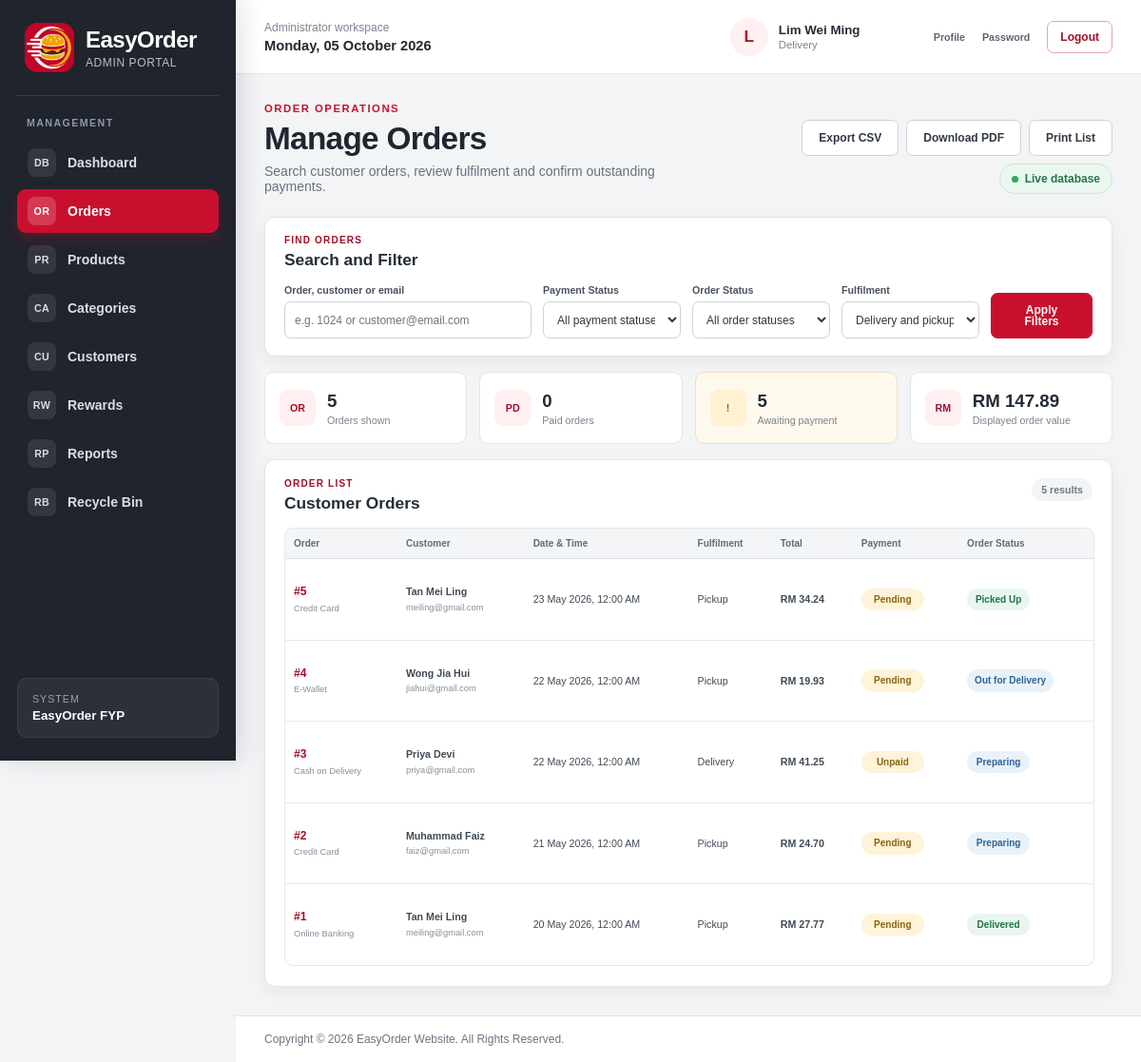
The app's page /admin_order.php (signed in), older data.
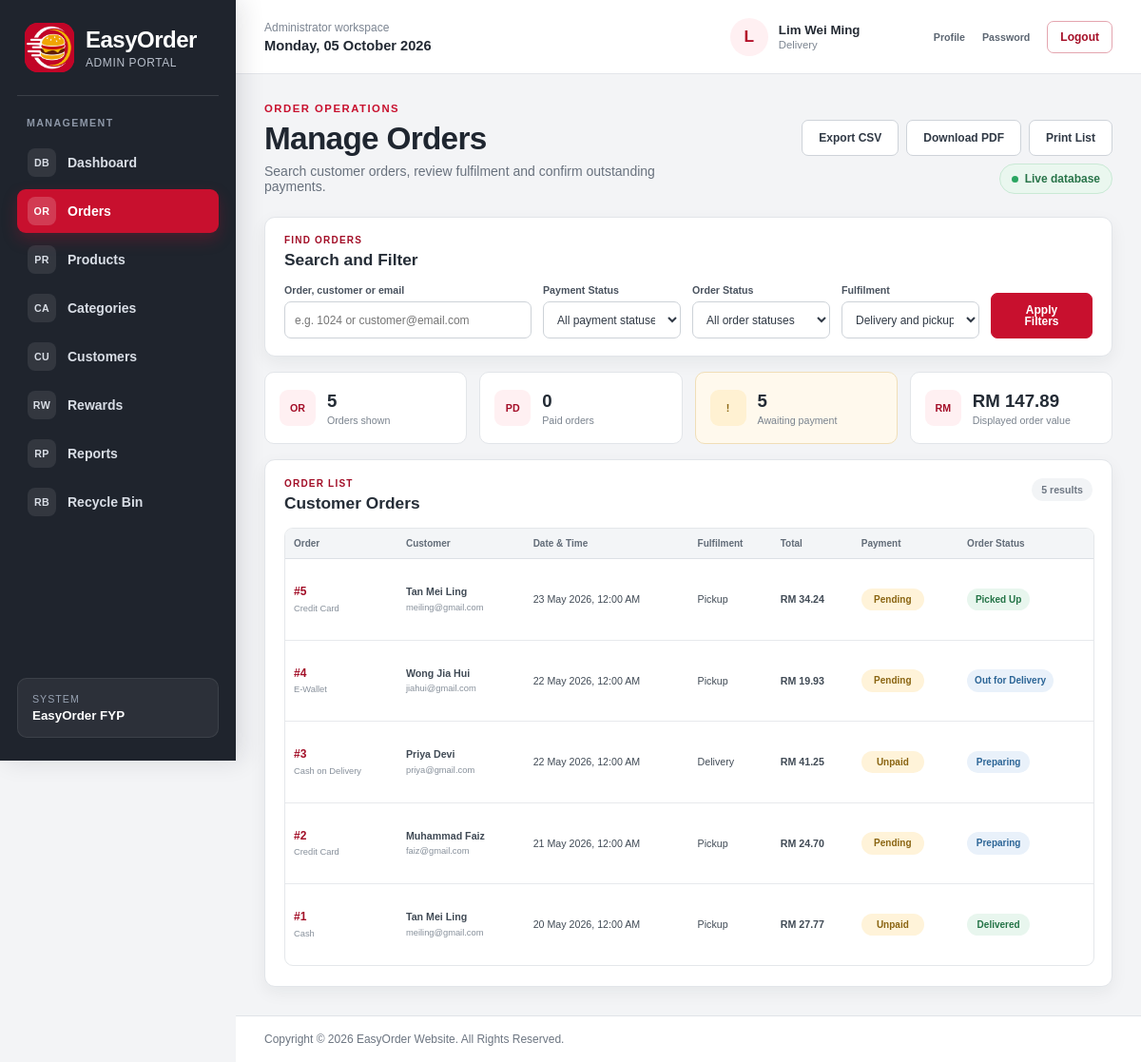
The same page, newer data.
### tables this page shows
CREATE TABLE `orders` (
  `order_id` int(11) NOT NULL,
  `order_customer` int(11) NOT NULL,
  `order_date` datetime NOT NULL,
  `order_total` decimal(7,2) NOT NULL,
  `order_payment` varchar(20) NOT NULL,
  `order_payment_status` varchar(20) NOT NULL DEFAULT 'Pending',
  `order_delivery` varchar(5) NOT NULL,
  `order_address` varchar(255) NOT NULL,
  `order_status` varchar(20) NOT NULL,
  `order_isDelete` int(1) NOT NULL DEFAULT 0
);

CREATE TABLE `customer` (
  `customer_id` int(11) NOT NULL,
  `customer_name` varchar(100) NOT NULL,
  `customer_email` varchar(100) NOT NULL,
  `customer_password` varchar(255) NOT NULL,
  `customer_phone` varchar(15) NOT NULL,
  `customer_gender` varchar(10) NOT NULL,
  `customer_dob` date NOT NULL,
  `customer_address` varchar(140) NOT NULL DEFAULT '',
  `customer_state` varchar(30) NOT NULL,
  `customer_city` varchar(50) NOT NULL,
  `customer_postcode` char(5) NOT NULL,
  `customer_points` int(6) NOT NULL DEFAULT 0,
  `customer_joindate` date NOT NULL,
  `customer_isDelete` int(1) NOT NULL DEFAULT 0
);

### admin_order.php (the view, shortened to what the changed rows need)
<?php
include("dataconnection.php");
require_once("admin_shell.php");
function admin_order_html($value)
{
	return htmlspecialchars((string)$value,ENT_QUOTES,"ISO-8859-1");
}
function admin_order_datetime($value)
{
	$timestamp = strtotime((string)$value);
	return $timestamp===false ? "Not available" : date("d M Y, h:i A",$timestamp);
}
function admin_order_status_class($status)
{
	$normalised = strtolower(trim((string)$status));
	if(in_array($normalised,array("paid","delivered","completed","picked up"),true))
	{
		return "status-success";
	}
	if(in_array($normalised,array("preparing","ready for pickup","out for delivery","processing"),true))
	{
		return "status-info";
	}
	return "status-warning";
}
$search = trim((string)($_GET["search"] ?? ""));
$payment_status_options = array("Paid","Pending","Unpaid","Failed");
$order_status_options = array("Preparing","Ready for Pickup","Picked Up","Out for Delivery","Delivered","Completed","Cancelled");
$delivery_options = array("Yes","No");
$payment_filter = (string)($_GET["payment_status"] ?? "");
$status_filter = (string)($_GET["order_status"] ?? "");
$delivery_filter = (string)($_GET["delivery"] ?? "");
$payment_filter = in_array($payment_filter,$payment_status_options,true) ? $payment_filter : "";
$status_filter = in_array($status_filter,$order_status_options,true) ? $status_filter : "";
$delivery_filter = in_array($delivery_filter,$delivery_options,true) ? $delivery_filter : "";
$search_like = "%".$search."%";
$list_sql = "SELECT o.order_id,o.order_date,o.order_total,o.order_payment,o.order_payment_status,o.order_delivery,o.order_status,"
	."m.customer_name,m.customer_email,COALESCE(p.payment_status,o.order_payment_status) AS display_payment_status "
	."FROM orders o INNER JOIN customer m ON m.customer_id=o.order_customer "
	."LEFT JOIN payments p ON p.payment_order=o.order_id "
	."WHERE o.order_isDelete=0 "
	."AND (?='' OR CAST(o.order_id AS CHAR) LIKE ? OR m.customer_name LIKE ? OR m.customer_email LIKE ?) "
	."AND (?='' OR LOWER(COALESCE(p.payment_status,o.order_payment_status))=LOWER(?)) "
	."AND (?='' OR LOWER(o.order_status)=LOWER(?)) "
	."AND (?='' OR o.order_delivery=?) "
	."ORDER BY o.order_date DESC,o.order_id DESC";
$list_stmt = mysqli_prepare($connect,$list_sql);
$orders = array();
$list_error = "";
if($list_stmt)
{
	mysqli_stmt_bind_param($list_stmt,"ssssssssss",$search,$search_like,$search_like,$search_like,$payment_filter,$payment_filter,$status_filter,$status_filter,$delivery_filter,$delivery_filter);
	if(mysqli_stmt_execute($list_stmt))
	{
		$list_result = mysqli_stmt_get_result($list_stmt);
		while($order = mysqli_fetch_assoc($list_result))
		{
			$orders[] = $order;
		}
	}
	else
	{
		$list_error = "Orders are temporarily unavailable. Please try again.";
	}
}
else
{
	$list_error = "Orders are temporarily unavailable. Please try again.";
}
?>
<!DOCTYPE html>
<html lang="en">
<head>
<link rel="stylesheet" href="style.css">
<link rel="stylesheet" href="admin_style.css">
</head>
<body class="admin-body">
<section class="admin-page-heading">
	<div>
		<h1>Manage Orders</h1>
	</div>
</section>
<section class="admin-order-filter-panel" aria-labelledby="order-filter-heading">
	<div class="admin-filter-heading">
		<div><p>FIND ORDERS</p><h2 id="order-filter-heading">Search and Filter</h2></div>
	</div>
</section>
<section class="admin-order-results" aria-labelledby="order-results-heading">
	<header class="admin-results-heading">
		<div><p>ORDER LIST</p><h2 id="order-results-heading">Customer Orders</h2></div>
	</header>
	<?php if($list_error!=="") { ?>
		<div class="admin-empty-state"><span>!</span><strong>Orders unavailable</strong><p><?php echo admin_order_html($list_error); ?></p></div>
	<?php } else if(count($orders)===0) { ?>
		<div class="admin-empty-state"><span>0</span><strong>No matching orders</strong><p>Change or clear the filters to view other orders.</p></div>
	<?php } else { ?>
		<div class="admin-table-wrap admin-order-table-wrap">
			<table class="admin-order-table">
				<thead><tr><th>Order</th><th>Customer</th><th>Date &amp; Time</th><th>Fulfilment</th><th>Total</th><th>Payment</th><th>Order Status</th><th class="admin-print-hide">Actions</th></tr></thead>
				<tbody>
				<?php foreach($orders as $order) { ?>
					<tr>
						<td><a class="admin-order-number" href="admin_order_details.php?order_id=<?php echo (int)$order["order_id"]; ?>">#<?php echo (int)$order["order_id"]; ?></a><small><?php echo admin_order_html($order["order_payment"]); ?></small></td>
						<td><strong><?php echo admin_order_html($order["customer_name"]); ?></strong><small><?php echo admin_order_html($order["customer_email"]); ?></small></td>
						<td><?php echo admin_order_html(admin_order_datetime($order["order_date"])); ?></td>
						<td><?php echo $order["order_delivery"]==="Yes" ? "Delivery" : "Pickup"; ?></td>
						<td><strong>RM <?php echo number_format((float)$order["order_total"],2); ?></strong></td>
						<td><span class="admin-status-badge <?php echo admin_order_status_class($order["display_payment_status"]); ?>"><?php echo admin_order_html($order["display_payment_status"]); ?></span></td>
						<td><span class="admin-status-badge <?php echo admin_order_status_class($order["order_status"]); ?>"><?php echo admin_order_html($order["order_status"]); ?></span></td>
					</tr>
				<?php } ?>
				</tbody>
			</table>
		</div>
	<?php } ?>
</section>
</body>
</html>

Row changes from the older to the newer data that the page shows:
changed orders "Delivered": order_payment "Online Banking" → "Cash"; display_payment_status "Pending" → "Unpaid"
